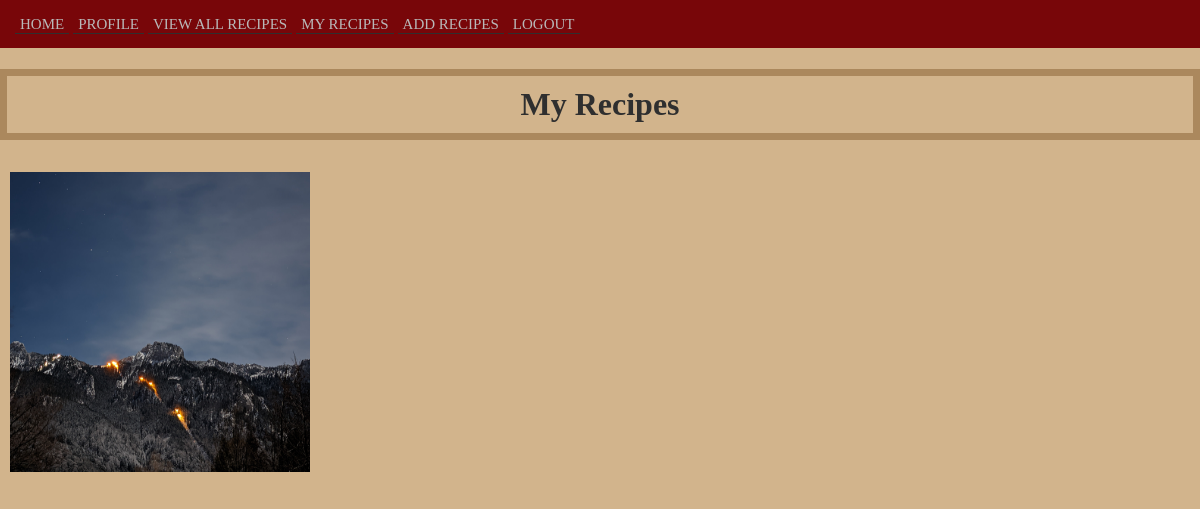
/loggedin/viewmyrecipes (signed in), run on an earlier commit of the app's database.
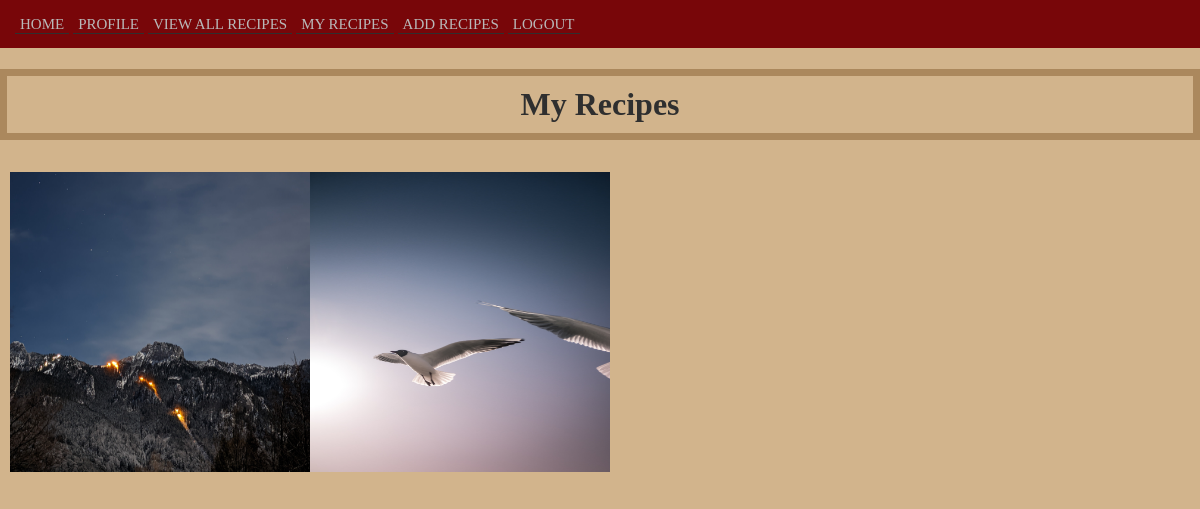
And on a later commit of the database.
### cookingARecipe/models.py (models this page shows)
class Recipes(db.Model):
    __tablename__ = 'recipes'
    id = db.Column(db.Integer, primary_key=True)
    Recipe_Title = db.Column(db.String(100), nullable=False)
    Recipe_Author = db.Column(db.String(1000))
    Recipe_Type = db.Column(db.String(20), nullable=False)
    Recipe_Img= db.Column(db.String(500), nullable =False)
    Recipe_Ingredients = db.Column(db.Text, nullable=False)
    Recipe_Instructions = db.Column(db.Text, nullable=False)
    Recipe_Expected_Prep_Time = db.Column(db.String(50), nullable=False)
    Recipe_Time_Prep = db.Column(db.String(20), nullable=False)
    Recipe_Expected_Cook_Time = db.Column(db.String(50), nullable=False)
    Recipe_Time_Cook = db.Column(db.String(20), nullable=False)
    Recipe_Date_Posted = db.Column(db.DateTime, nullable = False, default=datetime.today)
    Recipe_Public_Status = db.Column(db.String(20), nullable=False)
    user_id = db.Column(db.Integer, db.ForeignKey('user.id'))
    def __repr__(self):
        return f"{self.Recipe_Title}"

### cookingARecipe/profile.py (the view)
@profile.route('/viewmyrecipes', methods=['GET'])
@login_required
def viewMyRecipes():
    user = User.query.get(session['uid'])
    all_recipes = Recipes.query.filter(Recipes.Recipe_Author == user.name ).all()
    return render_template('viewMyrecipes.html', recipes=all_recipes)

### cookingARecipe/__init__.py (called while the page is built)
def create_app():
    app = Flask(__name__)
    app.config['SECRET_KEY'] = os.urandom(26)
    app.config["IMAGE_UPLOADS"] = os.path.join(app.root_path, 'static')
    app.config["ALLOWED_IMAGE_EXTENSIONS"] = ["jpeg", "jpg", "png", "gif"]
    app.config["MAX_IMAGE_FILESIZE"] = 50 * 1024 * 1024
    basedir = os.path.abspath(os.path.dirname(__file__))
    app.config['SQLALCHEMY_DATABASE_URI'] = "sqlite:///"+ os.path.join(basedir, "cAR.db")
    db.init_app(app)
    login_manager = LoginManager()
    login_manager.login_view="auth.login"
    login_manager.init_app(app)
    from .models import User
    @login_manager.user_loader
    def load_user(user_id):
        return User.query.get(user_id)
    from .auth import auth
    app.register_blueprint(auth)
    from .main import main
    app.register_blueprint(main)
    from .profile import profile
    app.register_blueprint(profile)
    return app

### cookingARecipe/templates/viewMyRecipes.html (shortened to what this page needs)
{% extends "base.html" %}
{% block body %}
    <h1 class="borderColor">My Recipes</h1>
    <div class="content-wrapper-MyRecipes">
        {% for recipe in recipes %}
        <div class="recipe-img">
	        <div class="recipe-img">
		        <img id="recipe-img-viewmyrecipes" class="logo-wrapper portfolio-img-background" src="{{ url_for('profile.display_image', filename=recipe.Recipe_Img) }}">
	        </div>
        </div>
        {%endfor%}
    </div>
{% endblock %}

### cookingARecipe/templates/base.html (shortened to what this page needs)
<!DOCTYPE html>
<html>
<head>
    <link rel="stylesheet" href="{{ url_for('static', filename= 'css/style.css') }}">
</head>
<body>
    <div class="navbar">
        <a class="nav-element" href="/">Home</a>
        {% if current_user.is_authenticated %}
        <a href="/loggedin/profile">Profile</a>
        {% endif %}
        {% if current_user.is_authenticated %}
            <a href="{{ url_for('profile.viewRecipes') }}">View All Recipes</a>
            <a href="{{ url_for('profile.viewMyRecipes') }}">My Recipes</a>
            <a href="{{ url_for('profile.addRecipe') }}">Add Recipes</a>
            <a class="nav-element" href="/logout">Logout</a>
        {% endif %}
    </div>
    {% block body %} {% endblock %}
</body>
</html>

### cookingARecipe/static/css/style.css (style rules this page uses)
body { background-color: tan; margin: 0; font-family:fantasy; }
img { position: absolute; top: 107px; top: 22%; right: 0%; padding-right: 9%; }
a { color: black; }
.content-wrapper-MyRecipes { display: grid; grid-template-columns: 1fr 1fr 1fr 1fr; }
#recipe-img-viewmyrecipes { height: 300px; }
.recipe-img > img { height: 400px; max-height: 100%; position: relative; padding: 10px; grid-column: auto; grid-row: 1 / -1; align-self: center; place-self: center; }
h1 { color: #2f2f2f; text-align: center; padding: 10px; }
.navbar { background-color: #780609; padding: 15px; }
.navbar a { justify-content: space-around; text-decoration: none; padding-bottom: 1px; color: #b9b8b8; text-transform: uppercase; text-align: left; transition: font-size 1s; border-bottom: 1px solid #2f2f2f; font-size: 15px; padding-right: 5px; padding-left: 5px; }
.borderColor { border: 7px #ab885d solid; }
.portfolio-img-background { height: 350px; width: 100%; background-size: cover; background-position: center; background-repeat: no-repeat; }

What changed in the data, as far as the page shows it:
added Recipes: Recipe_Img (picture)
